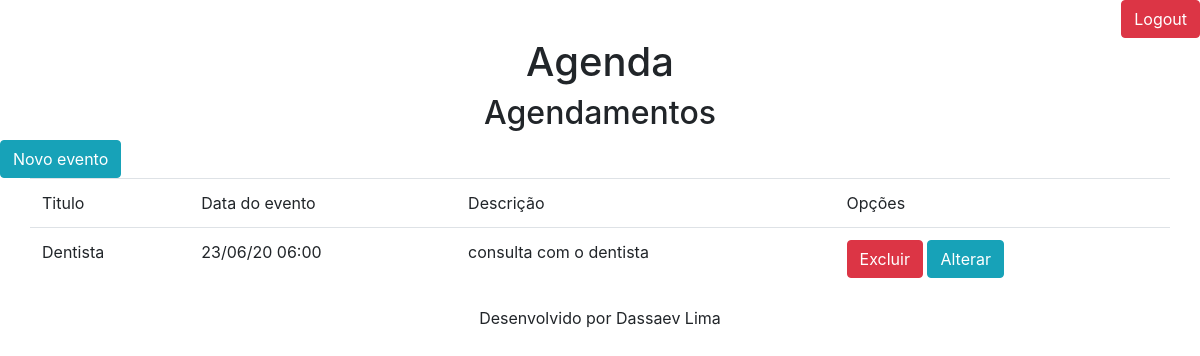
Page /agenda/ (signed in) on the committed database.
### core/models.py (models this page shows, shortened)
class Evento(models.Model):
    titulo = models.CharField(max_length=100)
    descricao = models.TextField(blank=True,null=True)
    data_evento = models.DateTimeField(verbose_name='Data do Evento')
    data_criacao = models.DateTimeField(auto_now=True)
    usuario = models.ForeignKey(User,on_delete=models.CASCADE)
    status = models.BooleanField(default=True)
    class Meta:
        db_table = 'evento'
    def get_data_br_evento(self):
        return self.data_evento.strftime('%d/%m/%y %H:%M')

### core/views.py (the view)
# urls.py: path('agenda/',views.lista_eventos),
@login_required(login_url='/login/')
def lista_eventos(request):
    usuario = request.user
    eventos = Evento.objects.filter(usuario=usuario)
    dados = {'eventos':eventos}
    return render(request,'agenda.html',dados)

### templates/agenda.html
{% extends "model-page.html" %}
{% block content %}
    <h2 class="text-center">Agendamentos</h2>
    <a href="evento/">
        <button type="button" class="btn btn-info">Novo evento</button>
    </a>
    <table class="container table">
            <thead>
                <tr>
                    <td>Titulo</td>
                    <td>Data do evento</td>
                    <td>Descrição</td>
                    <td>Opções</td>
                </tr>
            </thead>
            <tbody>
                {% for evento in eventos %}
                    <tr>
                        <td>{{ evento.titulo}}</td>
                        <td>{{ evento.get_data_br_evento}}</td>
                        <td>{{ evento.descricao }}</td>
                        <td>
                            <a href="evento/delete/{{ evento.id }}">
                                <button type="button" class="btn btn-danger">Excluir</button>
                            </a>
                            <a href="evento/?id={{ evento.id }}">
                                <button type="button" class="btn btn-info">Alterar</button>
                            </a>
                        </td>
                    </tr>
                {% endfor %}
            </tbody>
        </table>
{% endblock %}

### rows in the picture
Evento: titulo "Dentista", get_data_br_evento "23/06/20 06:00", descricao "consulta com o dentista"
